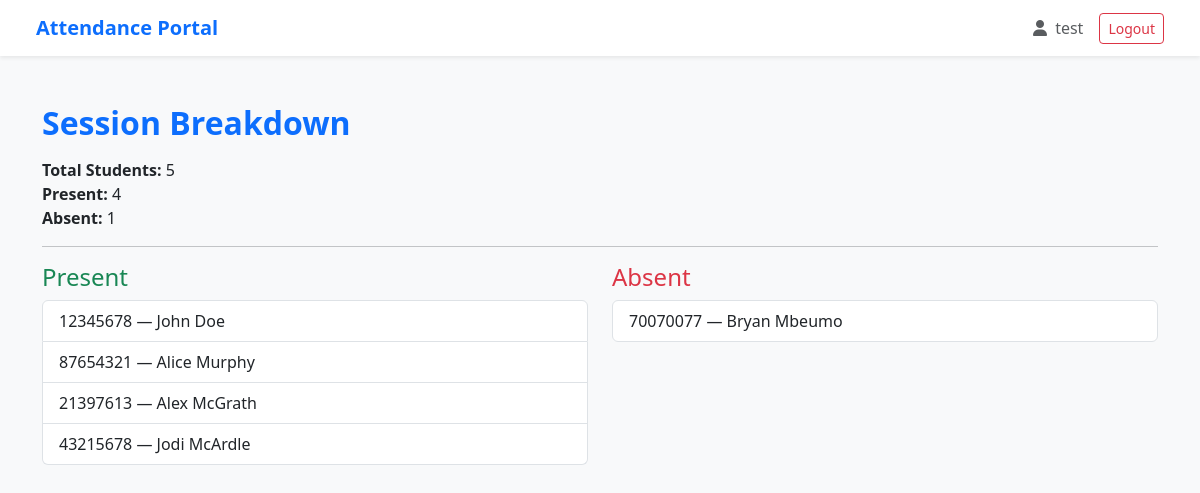
/history/18 (signed in), run on the app's committed database.
### tables this page shows
CREATE TABLE attendance_records (
        id INTEGER PRIMARY KEY AUTOINCREMENT,
        upload_file_id INTEGER NOT NULL,   -- references user_files.id
        student_no TEXT,
        student_name TEXT,
        present INTEGER NOT NULL,          -- 1 = present, 0 = absent
        created_at TEXT NOT NULL,
        FOREIGN KEY (upload_file_id) REFERENCES user_files(id)
    );

### app.py (the view)
@app.route("/history/<int:upload_id>")
@login_required
def view_history(upload_id):
    conn = get_db_connection()
    records = conn.execute(
        """
        SELECT student_no, student_name, present
        FROM attendance_records
        WHERE upload_file_id = ?
        """,
        (upload_id,)
    ).fetchall()
    conn.close()
    if not records:
        return "No attendance data found.", 404
    present_students = [r for r in records if r["present"] == 1]
    absent_students = [r for r in records if r["present"] == 0]
    return render_template(
        "history_detail.html",
        present_students=present_students,
        absent_students=absent_students,
        total=len(records),
        present_count=len(present_students)
    )

### app.py (called while the page is built)
def get_db_connection():
    conn = sqlite3.connect(DB_PATH)
    conn.row_factory = sqlite3.Row
    return conn

def login_required(view_func):
    @wraps(view_func)
    def wrapped(*args, **kwargs):
        if not session.get("user_id"):
            flash("Please log in to access Attendance History.")
            return redirect(url_for("login"))
        return view_func(*args, **kwargs)
    return wrapped

### templates/history_detail.html (shortened to what this page needs)
{% extends "base.html" %}
{% block content %}
<div class="container py-4">
  <h2 class="fw-bold text-primary mb-3">Session Breakdown</h2>
  <p>
    <strong>Total Students:</strong> {{ total }} <br>
    <strong>Present:</strong> {{ present_count }} <br>
    <strong>Absent:</strong> {{ total - present_count }}
  </p>
  <hr>
  <div class="row">
    <div class="col-md-6">
      <h4 class="text-success">Present</h4>
      <ul class="list-group">
        {% for s in present_students %}
          <li class="list-group-item">
            {{ s["student_no"] }} — {{ s["student_name"] }}
          </li>
        {% endfor %}
      </ul>
    </div>
    <div class="col-md-6">
      <h4 class="text-danger">Absent</h4>
      <ul class="list-group">
        {% for s in absent_students %}
          <li class="list-group-item">
            {{ s["student_no"] }} — {{ s["student_name"] }}
          </li>
        {% endfor %}
      </ul>
    </div>
  </div>
</div>
{% endblock %}

### static/style.css (style rules this page uses)
body { font-family: 'Segoe UI', sans-serif; background: #f9fafc; }

### data on the page
attendance_records: student_no "12345678", student_name "John Doe"
attendance_records: student_no "87654321", student_name "Alice Murphy"
attendance_records: student_no "21397613", student_name "Alex McGrath"
attendance_records: student_no "43215678", student_name "Jodi McArdle"
attendance_records: student_no "70070077", student_name "Bryan Mbeumo"

### other printed values
{{ session.get('username') }} "test"
{{ total }} "5"
{{ present_count }} "4"
{{ total - present_count }} "1"
